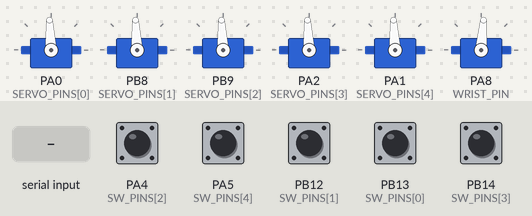
Recording of a sketch running on a simulated STM32 Blue Pill. Parts: 6 × servo. The inputs (shaded band) are chosen by the test bench; at power-on: PA4 (SW_PINS[2]), PA5 (SW_PINS[4]), PB12 (SW_PINS[1]), PB13 (SW_PINS[0]), PB14 (SW_PINS[3]) HIGH. What the sketch prints to the serial monitor is not drawn.

Above: at 2.0 s.
2.1 s: "h\n" received over Serial
At 3.3 s:
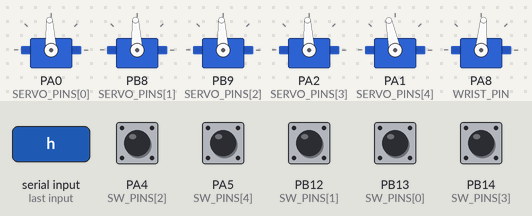
5.1 s: PB13 (SW_PINS[0]) pulled LOW for 0.15 s
11.2 s: "w90\n" received over Serial
14.2 s: "o\n" received over Serial
At 15.3 s:
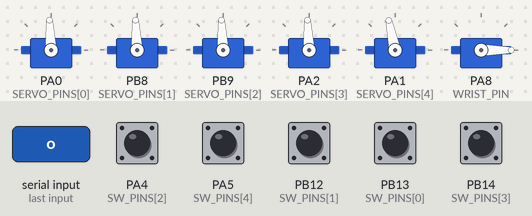
17.2 s: "c\n" received over Serial
At 19.8 s:
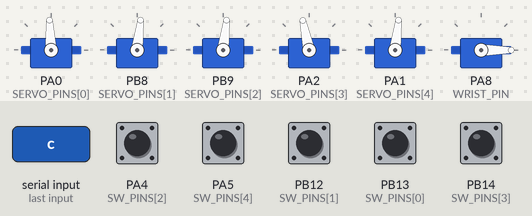
20.2 s: "w,45\n" received over Serial
At 21.7 s:
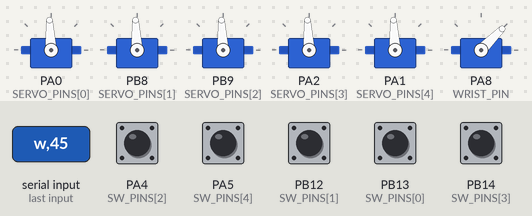
Timing chart, 0 to 23.2 s (numbered marks = the images above; inputs shaded):
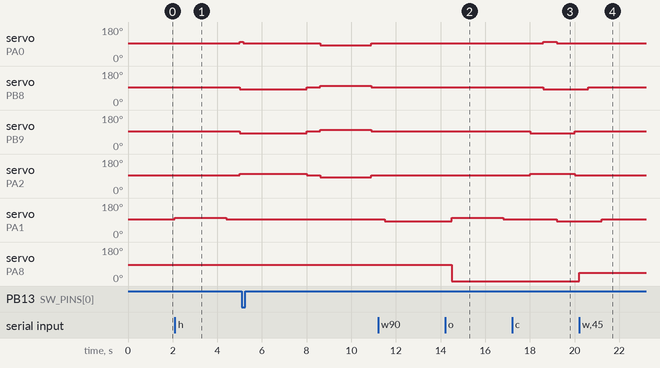

Measured:
- after the input at 2.1 s, servo on PA0 (SERVO_PINS[0]), servo on PA2 (SERVO_PINS[3]): 93° → 102° after 2.9 s; servo on PB8 (SERVO_PINS[1]), servo on PB9 (SERVO_PINS[2]): 93° → 83° after 2.9 s; servo on PA1 (SERVO_PINS[4]): 93° → 102° at once, → 93° 2.3 s later
- after the input at 14.2 s, servo on PA1 (SERVO_PINS[4]): 83° → 102° after 0.31 s, → 93° 2.3 s later
- after the input at 17.2 s, servo on PA0 (SERVO_PINS[0]): 93° → 102° after 1.4 s, → 93° 0.60 s later; servo on PB8 (SERVO_PINS[1]): 93° → 83° after 1.4 s; servo on PB9 (SERVO_PINS[2]): 93° → 83° after 0.81 s, → 93° 2.0 s later; servo on PA2 (SERVO_PINS[3]): 93° → 102° after 0.81 s, → 93° 2.0 s later; servo on PA1 (SERVO_PINS[4]): 93° → 83° after 2.0 s
- after the input at 20.2 s, servo on PA8 (WRIST_PIN): 0° → 45° at once

The sketch:

stm_manual_hand.ino
```cpp
#include <Servo.h>

// ================================================================
//  FINGER INDEX:  0=1st  1=middle  2=ring  3=lady  4=thumb
// ================================================================

#define NUM_FINGERS 5
#define THUMB  4
#define FIRST  0
#define MIDDLE 1
#define RING   2
#define LADY   3

const char* NAMES[]      = { "1st", "Middle", "Ring", "Lady", "Thumb" };
const int   SERVO_PINS[] = { PA0,    PB8,      PB9,    PA2,    PA1    };
const int   SW_PINS[]    = { PB13,   PB12,     PA4,    PB14,   PA5    };
const bool  CW_IS_PULL[] = { true,   false,    false,  true,   false  };

// ================================================================
//  WRIST  (180° servo, PA8 = TIM1_CH1)
// ================================================================
#define WRIST_PIN     PA8
#define WRIST_DEFAULT 85
Servo wristServo;
int   wristAngle = WRIST_DEFAULT;

// ================================================================
//  TUNABLE PARAMETERS
// ================================================================
int   speedUs[]     = { 100, 100, 100, 100, 100 };     // PWM offset from 1500
long  travelMs[]    = { 2000, 2000, 2000, 2000, 2000 }; // ms for full 0→maxAngle
float maxAngleDeg[] = { 90.0, 90.0, 90.0, 90.0, 90.0 }; // logical max angle

// Pause between homing steps
const int SEQ_DELAY = 600;
const int STOP_US   = 1500;

// ================================================================
//  STATE
// ================================================================
Servo servos[NUM_FINGERS];

long  posMs[NUM_FINGERS]        = { 0 };     // estimated position (ms from home)
long  targetMs[NUM_FINGERS]     = { 0 };     // move target (ms from home)
long  moveStartMs[NUM_FINGERS]  = { 0 };
bool  isMoving[NUM_FINGERS]     = { false };
bool  movingToOpen[NUM_FINGERS] = { false };
bool  isHomed[NUM_FINGERS]      = { false }; // true once homed this session

const unsigned long DEBOUNCE = 50;
unsigned long lastDebounce[NUM_FINGERS] = { 0 };
int lastRaw[NUM_FINGERS]     = { HIGH, HIGH, HIGH, HIGH, HIGH };
int stableState[NUM_FINGERS] = { HIGH, HIGH, HIGH, HIGH, HIGH };

// ================================================================
//  HELPERS
// ================================================================

bool readSwitch(int i) {
  int raw = digitalRead(SW_PINS[i]);
  if (raw != lastRaw[i]) { lastDebounce[i] = millis(); lastRaw[i] = raw; }
  if ((millis() - lastDebounce[i]) > DEBOUNCE) stableState[i] = raw;
  return (stableState[i] == LOW);
}

bool isAtHome(int i)    { return posMs[i] <= 0; }
bool isFullyOpen(int i) { return posMs[i] >= travelMs[i]; }

// Convert position (ms) ↔ angle
float posToAngle(int i) {
  if (travelMs[i] == 0) return 0;
  return ((float)posMs[i] / travelMs[i]) * maxAngleDeg[i];
}
long angleToMs(int i, float deg) {
  deg = constrain(deg, 0.0f, maxAngleDeg[i]);
  return (long)((deg / maxAngleDeg[i]) * travelMs[i]);
}

// ================================================================
//  MOTION PRIMITIVES
// ================================================================

void stopFinger(int i) {
  servos[i].writeMicroseconds(STOP_US);
  if (isMoving[i]) {
    long elapsed = millis() - moveStartMs[i];
    if (movingToOpen[i]) posMs[i] = min(posMs[i] + elapsed, travelMs[i]);
    else                 posMs[i] = max(posMs[i] - elapsed, 0L);
  }
  isMoving[i] = false;
}

void stopAll() { for (int i = 0; i < NUM_FINGERS; i++) stopFinger(i); }

// openFinger / closeFinger always set targetMs so checkSync knows when to stop
void closeFinger(int i) {
  if (isAtHome(i) && readSwitch(i)) return;
  targetMs[i] = 0; // default target: home — override after call for angle moves
  int us = CW_IS_PULL[i] ? STOP_US + speedUs[i] : STOP_US - speedUs[i];
  servos[i].writeMicroseconds(us);
  moveStartMs[i]  = millis();
  movingToOpen[i] = false;
  isMoving[i]     = true;
}

void openFinger(int i) {
  if (isFullyOpen(i)) return;
  targetMs[i] = travelMs[i]; // default target: full open
  int us = CW_IS_PULL[i] ? STOP_US - speedUs[i] : STOP_US + speedUs[i];
  servos[i].writeMicroseconds(us);
  moveStartMs[i]  = millis();
  movingToOpen[i] = true;
  isMoving[i]     = true;
}

// Move to a specific angle (non-blocking)
void moveToAngle(int i, float deg) {
  long target = angleToMs(i, deg);
  if (target == posMs[i]) return;
  if (target > posMs[i]) {
    openFinger(i);
    targetMs[i] = target; // override the "full open" default
  } else {
    closeFinger(i);
    targetMs[i] = target; // override the "home" default
  }
}

// ================================================================
//  BLOCKING HELPERS  (used only in homing sequence)
// ================================================================

void openBlocking(int i) {
  if (isFullyOpen(i)) {
    Serial.print(NAMES[i]); Serial.println(" already open.");
    return;
  }
  Serial.print("  Opening "); Serial.println(NAMES[i]);
  openFinger(i);
  long needed = travelMs[i] - posMs[i];
  delay(needed + 300);
  stopFinger(i);
}

void homeBlocking(int i) {
  Serial.print("  Homing "); Serial.println(NAMES[i]);
  closeFinger(i);
  unsigned long timeout = millis() + travelMs[i] + 1000;
  while (!readSwitch(i)) {
    if (millis() > timeout) {
      stopFinger(i);
      Serial.print("  WARNING: "); Serial.print(NAMES[i]); Serial.println(" timed out!");
      return;
    }
  }
  servos[i].writeMicroseconds(STOP_US);
  posMs[i]   = 0;
  isMoving[i]= false;
  isHomed[i] = true;
  Serial.print("  "); Serial.print(NAMES[i]); Serial.println(" homed.");
}

// Home any number of fingers simultaneously — each stops on its own switch
void homeGroupBlocking(int* fingers, int count) {
  long maxTravel = 0;
  Serial.print("  Homing: ");
  for (int j = 0; j < count; j++) {
    Serial.print(NAMES[fingers[j]]); Serial.print(" ");
    closeFinger(fingers[j]);
    if (travelMs[fingers[j]] > maxTravel) maxTravel = travelMs[fingers[j]];
  }
  Serial.println();

  bool done[NUM_FINGERS] = { false };
  unsigned long timeout = millis() + maxTravel + 1000;

  while (true) {
    bool allDone = true;
    for (int j = 0; j < count; j++) {
      int i = fingers[j];
      if (done[j]) continue;
      if (readSwitch(i)) {
        servos[i].writeMicroseconds(STOP_US);
        posMs[i] = 0; isMoving[i] = false; isHomed[i] = true; done[j] = true;
        Serial.print("  "); Serial.print(NAMES[i]); Serial.println(" homed.");
      } else {
        allDone = false;
      }
    }
    if (allDone) break;
    if (millis() > timeout) {
      for (int j = 0; j < count; j++) {
        if (!done[j]) {
          stopFinger(fingers[j]);
          Serial.print("  WARNING: "); Serial.print(NAMES[fingers[j]]); Serial.println(" timed out!");
        }
      }
      break;
    }
  }
}

// Open multiple fingers simultaneously (blocking), waits for the slowest
void openGroupBlocking(int* fingers, int count) {
  long maxNeeded = 0;
  for (int j = 0; j < count; j++) {
    int i = fingers[j];
    if (!isFullyOpen(i)) {
      openFinger(i);
      long needed = travelMs[i] - posMs[i];
      if (needed > maxNeeded) maxNeeded = needed;
    }
  }
  if (maxNeeded > 0) delay(maxNeeded + 300);
  for (int j = 0; j < count; j++) stopFinger(fingers[j]);
}

// ================================================================
//  HOMING SEQUENCE
//
//  1. Open thumb only if it's not already clear
//  2. Home 1st + Middle + Lady + Ring simultaneously
//  3. Open those four simultaneously
//  4. Home thumb
// ================================================================

void homeAll() {
  Serial.println("\n=== Homing sequence start ===");

  // Step 1: clear thumb only if needed
  if (!isFullyOpen(THUMB)) {
    Serial.println("[1] Thumb not clear — opening...");
    openBlocking(THUMB);
    delay(SEQ_DELAY);
  } else {
    Serial.println("[1] Thumb already clear.");
  }

  // Step 2: home all four fingers at once
  Serial.println("[2] Homing 1st + Middle + Lady + Ring...");
  int group[] = { FIRST, MIDDLE, LADY, RING };
  homeGroupBlocking(group, 4);
  delay(SEQ_DELAY);

  // Step 3: open all four to clear thumb path
  Serial.println("[3] Opening all fingers to clear thumb...");
  openGroupBlocking(group, 4);
  delay(SEQ_DELAY);

  // Step 4: home thumb
  Serial.println("[4] Homing thumb...");
  homeBlocking(THUMB);

  Serial.println("=== Homing complete ===\n");
}

// ================================================================
//  OPEN / CLOSE ALL
// ================================================================

void openAll() {
  Serial.println("\n--- Opening all ---");
  openBlocking(THUMB);
  delay(SEQ_DELAY);
  for (int i = 0; i < NUM_FINGERS; i++)
    if (i != THUMB) openFinger(i);
  Serial.println("Opening remaining fingers.");
}

void closeAll() {
  Serial.println("\n--- Closing all ---");
  openBlocking(THUMB);
  delay(SEQ_DELAY);
  closeFinger(LADY);  closeFinger(RING);
  delay(SEQ_DELAY);
  closeFinger(FIRST); closeFinger(MIDDLE);
  delay(SEQ_DELAY);
  closeFinger(THUMB);
  Serial.println("Closing sequence done.");
}

// ================================================================
//  SYNC CHECK  — runs every loop, handles limit switches + angle targets
// ================================================================

void checkSync() {
  for (int i = 0; i < NUM_FINGERS; i++) {
    if (!isMoving[i]) continue;

    long elapsed = millis() - moveStartMs[i];
    long estPos  = movingToOpen[i]
                     ? posMs[i] + elapsed
                     : posMs[i] - elapsed;
    estPos = constrain(estPos, 0L, travelMs[i]);

    // Limit switch hit while closing → re-sync to home
    if (!movingToOpen[i] && readSwitch(i)) {
      stopFinger(i);
      posMs[i]   = 0;
      isHomed[i] = true;
      Serial.print(NAMES[i]); Serial.println(" re-synced at home.");
      continue;
    }

    // Reached open target
    if (movingToOpen[i] && estPos >= targetMs[i]) {
      stopFinger(i);
      posMs[i] = targetMs[i];
      if (targetMs[i] >= travelMs[i]) {
        Serial.print(NAMES[i]); Serial.println(" fully open.");
      } else {
        Serial.print(NAMES[i]); Serial.print(" at ");
        Serial.print(posToAngle(i), 1); Serial.println("°");
      }
    }

    // Reached close target (angle stop, not necessarily home)
    if (!movingToOpen[i] && estPos <= targetMs[i]) {
      stopFinger(i);
      posMs[i] = targetMs[i];
      if (targetMs[i] == 0) {
        Serial.print(NAMES[i]); Serial.println(" at home.");
      } else {
        Serial.print(NAMES[i]); Serial.print(" at ");
        Serial.print(posToAngle(i), 1); Serial.println("°");
      }
    }
  }
}

// ================================================================
//  WRIST
// ================================================================

void setWrist(int angle) {
  wristAngle = constrain(angle, 0, 180);
  wristServo.write(wristAngle);
  Serial.print("Wrist → "); Serial.print(wristAngle); Serial.println("°");
}

// ================================================================
//  SERIAL COMMANDS
// ================================================================
//  h          → home all (safe sequence)
//  o          → open all
//  c          → close all
//  o0–o4      → open single finger (full)
//  c0–c4      → close single finger (to home)
//  s0–s4      → stop single finger
//  S          → STOP ALL immediately
//  a0 45.0    → move finger 0 to 45° (uses angle+speed, stops at target)
//  t0 2000    → set travel time for finger 0 (ms)
//  v0 120     → set speed offset for finger 0 (µs)
//  m0 90      → set max angle for finger 0 (°)
//  w 90       → set wrist to 90°
//  p          → print positions, angles, homed status

void handleSerial() {
  if (!Serial.available()) return;
  String cmd = Serial.readStringUntil('\n');
  cmd.trim();
  if (cmd.length() == 0) return;

  if (cmd == "h") { homeAll();  return; }
  if (cmd == "o") { openAll();  return; }
  if (cmd == "c") { closeAll(); return; }
  if (cmd == "S") { stopAll();  Serial.println("STOP ALL."); return; }

  if (cmd == "p") {
    Serial.println("\n-- Positions --");
    for (int i = 0; i < NUM_FINGERS; i++) {
      Serial.print("  "); Serial.print(NAMES[i]);
      Serial.print(": "); Serial.print(posToAngle(i), 1); Serial.print("°");
      Serial.print("  ("); Serial.print(posMs[i]); Serial.print("/");
      Serial.print(travelMs[i]); Serial.print(" ms, max ");
      Serial.print(maxAngleDeg[i], 0); Serial.print("°)");
      Serial.println(isHomed[i] ? "  [homed]" : "  [not homed]");
    }
    Serial.print("  Wrist: "); Serial.print(wristAngle); Serial.println("°");
    return;
  }

  char action = cmd.charAt(0);

  // Wrist: "w 90"
  if (action == 'w') {
    int val = cmd.substring(2).toInt();
    setWrist(val);
    return;
  }

  // All other commands: char + digit index
  int idx = cmd.charAt(1) - '0';
  if (idx < 0 || idx >= NUM_FINGERS) { Serial.println("Unknown command."); return; }

  if (action == 'o') { openFinger(idx);  Serial.print("Opening ");  Serial.println(NAMES[idx]); return; }
  if (action == 'c') { closeFinger(idx); Serial.print("Closing ");  Serial.println(NAMES[idx]); return; }
  if (action == 's') { stopFinger(idx);  Serial.print("Stopping "); Serial.println(NAMES[idx]); return; }

  if (action == 'a') {
    float deg = cmd.substring(3).toFloat();
    moveToAngle(idx, deg);
    Serial.print(NAMES[idx]); Serial.print(" → "); Serial.print(deg, 1); Serial.println("°");
    return;
  }
  if (action == 't') {
    long val = cmd.substring(3).toInt();
    if (val > 0) { travelMs[idx] = val; Serial.print(NAMES[idx]); Serial.print(" travelMs="); Serial.println(val); }
    return;
  }
  if (action == 'v') {
    int val = cmd.substring(3).toInt();
    if (val > 0 && val <= 400) { speedUs[idx] = val; Serial.print(NAMES[idx]); Serial.print(" speed="); Serial.println(val); }
    return;
  }
  if (action == 'm') {
    float val = cmd.substring(3).toFloat();
    if (val > 0 && val <= 360) { maxAngleDeg[idx] = val; Serial.print(NAMES[idx]); Serial.print(" maxAngle="); Serial.print(val, 1); Serial.println("°"); }
    return;
  }

  Serial.println("Unknown command.");
}

// ================================================================

void setup() {
  Serial.begin(115200);
  delay(300);

  for (int i = 0; i < NUM_FINGERS; i++) {
    pinMode(SW_PINS[i], INPUT_PULLUP);
    servos[i].attach(SERVO_PINS[i]);
    servos[i].writeMicroseconds(STOP_US);
  }

  wristServo.attach(WRIST_PIN);
  wristServo.write(WRIST_DEFAULT);
  delay(500);

  Serial.println("=== Bionic Hand v4 ===");
  Serial.println("h=home | o=open | c=close | S=STOP");
  Serial.println("o0-o4 | c0-c4 | s0-s4");
  Serial.println("a0 45.0=angle | m0 90=maxAngle");
  Serial.println("t0 2000=travel | v0 120=speed");
  Serial.println("w 90=wrist | p=print");
  Serial.println("======================\n");
  // Positions unknown until homed — send 'h' to start
}

void loop() {
  checkSync();
  handleSerial();
}
```
